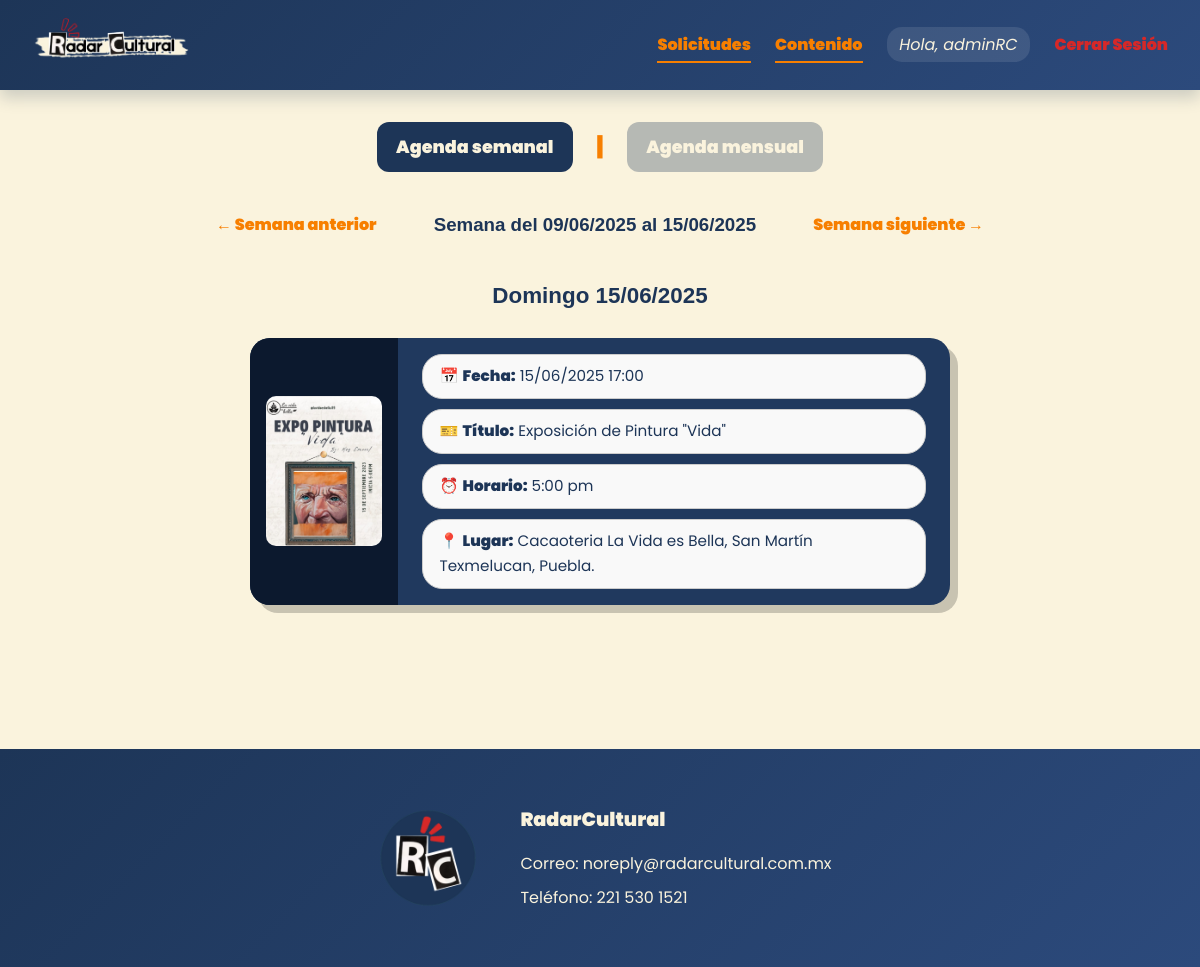
Screenshot of /agenda/ (signed in) with the database file from the repository.
### core/models.py (models this page shows, shortened)
class Usuario(AbstractUser):
    TIPO_USUARIO_CHOICES = [
        ('administrador', 'Administrador'),
        ('difusor', 'Difusor'),
        ('estudiante', 'Estudiante'),
        ('general', 'General'),
    ]
    tipo_usuario = models.CharField(max_length=20, choices=TIPO_USUARIO_CHOICES, default='general')
    recibir_novedades = models.BooleanField(default=False)
    fecha_registro = models.DateTimeField(auto_now_add=True)
    class Meta:
        db_table = 'usuarios'
        verbose_name = 'Usuario'
        verbose_name_plural = 'Usuarios'

class Evento(models.Model):
    difusor = models.ForeignKey(PerfilDifusor, on_delete=models.CASCADE, related_name='eventos')
    titulo = models.CharField(max_length=200)
    disciplina = models.ForeignKey(Disciplina, on_delete=models.SET_NULL, null=True)
    descripcion = models.TextField()
    imagen = models.ImageField(upload_to='eventos/')
    clasificacion_edad = models.CharField(max_length=20, choices=CLASIFICACION_EDAD_CHOICES)
    fecha_evento = models.DateTimeField()
    lugar = models.CharField(max_length=300)
    horario = models.CharField(max_length=100)
    precio = models.DecimalField(max_digits=10, decimal_places=2, default=0)
    es_gratuito = models.BooleanField(default=False)
    aprobado = models.BooleanField(default=False)
    fecha_creacion = models.DateTimeField(auto_now_add=True)
    fecha_actualizacion = models.DateTimeField(auto_now=True)
    class Meta:
        db_table = 'eventos'
        verbose_name = 'Evento'
        verbose_name_plural = 'Eventos'
        ordering = ['fecha_evento']

### core/views.py (the view)
# urls.py: path('agenda/', views.agenda, name='agenda'),
def agenda(request, year=None, month=None, day=None):
    if year and month and day:
        try:
            fecha_seleccionada = date(int(year), int(month), int(day))
        except ValueError:
            fecha_seleccionada = timezone.now().date()
    else:
        fecha_seleccionada = timezone.now().date()
    inicio_semana = fecha_seleccionada - timedelta(days=fecha_seleccionada.weekday())
    fin_semana = inicio_semana + timedelta(days=6)
    eventos_semana = Evento.objects.filter(
        aprobado=True,
        fecha_evento__date__gte=inicio_semana,
        fecha_evento__date__lte=fin_semana
    ).order_by('fecha_evento')
    semana_anterior = inicio_semana - timedelta(days=7)
    semana_siguiente = inicio_semana + timedelta(days=7)
    context = {
        'eventos_semana': eventos_semana,
        'inicio_semana': inicio_semana,
        'fin_semana': fin_semana,
        'vista': 'semanal',
        'year': fecha_seleccionada.year,
        'month': fecha_seleccionada.month,
        'prev_day': semana_anterior.day,
        'prev_month': semana_anterior.month,
        'prev_year': semana_anterior.year,
        'next_day': semana_siguiente.day,
        'next_month': semana_siguiente.month,
        'next_year': semana_siguiente.year,
    }
    return render(request, 'services/agenda.html', context)

### templates/services/agenda.html (shortened to what this page needs)
{% extends "base.html" %}
{% load static %}
{% block extrahead %}
<link rel="stylesheet" type="text/css" href="{% static 'css/agenda.css' %}">
{% endblock %}
{% block content %}
<div class="agenda-switch">
    <a href="{% url 'agenda' %}" class="agenda-btn {% if vista == 'mensual' %}inactive{% endif %}">Agenda semanal</a>
    <span class="agenda-separator">|</span>
    <a href="{% url 'agenda_mes' year month %}" class="agenda-btn {% if vista == 'semanal' %}inactive{% endif %}">Agenda mensual</a>
</div>
    <div class="semana-navegacion">
        <a class="semana-btn" href="{% url 'agenda_fecha' prev_year prev_month prev_day %}">← Semana anterior</a>
        <h3>Semana del {{ inicio_semana|date:"d/m/Y" }} al {{ fin_semana|date:"d/m/Y" }}</h3>
        <a class="semana-btn" href="{% url 'agenda_fecha' next_year next_month next_day %}">Semana siguiente →</a>
    </div>
<div id="calendario-semanal">
        {% regroup eventos_semana by fecha_evento.date as eventos_por_dia %}
        {% for dia in eventos_por_dia %}
    <div class="agenda-dia">
        <div style="text-align: center;">
            <h3>{{ dia.grouper|date:"l d/m/Y" }}</h3>
            {% for evento in dia.list %}
        </div>
        <div class="tarjeta-agenda">
            <div class="agenda-foto">
                <img src="{{ evento.imagen.url }}" alt="Imagen del evento">
            </div>
            <div class="agenda-detalles">
                <div class="agenda-item">📅 <strong>Fecha:</strong> {{ evento.fecha_evento|date:"d/m/Y H:i" }}</div>
                <div class="agenda-item">🎫 <strong>Título:</strong> {{ evento.titulo }}</div>
                <div class="agenda-item">⏰ <strong>Horario:</strong> {{ evento.horario }}</div>
                <div class="agenda-item">📍 <strong>Lugar:</strong> {{ evento.lugar }}</div>
            </div>
        </div>
        {% endfor %}
    </div>
    {% empty %}
    <p>No hay eventos esta semana</p>
    {% endfor %}
</div>
{% endblock %}

### templates/base.html (shortened to what this page needs)
{% load static %}
<!DOCTYPE html>
<html lang="es">
<head>
    <link href="{% static 'css/base.css' %}?v={{ now|date:'U' }}" rel="stylesheet">
    <link href="{% static 'css/notifications.css' %}?v={{ now|date:'U' }}" rel="stylesheet">
    {% block extrahead %}{% endblock %}
</head>
<body>
    <nav class="navbar">
        <div class="navbar-left">
            <a class="navbar-left-a" href="{% url 'index' %}">
                <img id="navbar-logo" src="{% static 'images/logo.png' %}" alt="Logo">
            </a>
        </div>
        <div class="navbar-right">
            <ul>
                {% if user.is_authenticated %}
                    {% if user.tipo_usuario == 'administrador' %}
                        <li class="nav-admin"><a href="{% url 'admin_solicitudes' %}">Solicitudes</a></li>
                        <li class="nav-admin"><a href="{% url 'admin_contenido' %}">Contenido</a></li>
                    {% elif user.tipo_usuario == 'difusor' %}
                        <li class="nav-profile"><a href="{% url 'perfil_difusor' %}">Mi Perfil Difusor</a></li>
                    {% else %}
                        <li class="nav-profile"><a href="{% url 'perfil_usuario' %}">Mi Perfil</a></li>
                    {% endif %}
                    <li class="nav-username">Hola, {{ user.username }}</li>
                    <li class="nav-logout"><a href="{% url 'logout' %}">Cerrar Sesión</a></li>
                {% else %}
                    <li class="nav-login"><a href="{% url 'login' %}">Iniciar Sesión</a></li>
                    <li class="nav-register"><a href="{% url 'registro' %}">Registrarse</a></li>
                {% endif %}
            </ul>
        </div>
    </nav>
    <main class="container mt-4">
        {% block content %}{% endblock %}
    </main>
    <footer>
        <div class="footer-content">
            <div class="footer-logo-text">
                <img src="{% static 'images/logo_circle.png' %}" alt="" class="footer-logo">
                <div class="footer-text">
                    <p id="buap-text">RadarCultural </p>
                    <p>Correo: noreply@radarcultural.com.mx</p>
                    <p>Teléfono: 221 530 1521</p>
                </div>
            </div>
        </div>
    </footer>
</body>
</html>

### static/css/base.css (style rules this page uses)
:root { --red: #D62828; --orange: #F77F00; --green: #4CAF50; --navy: #1D3557; --cream: #FAF3DD; --dark-orange: #c65d00; --light-green: #81c784; --light-navy: #2c4a7c; --shadow-soft: 0 4px 6px rgba(29, 53, 87, 0.1); --shadow-strong: 0 8px 15px rgba(29, 53, 87, 0.2); --gradient-primary: linear-gradient(135deg, var(--navy), var(--light-navy)); --gradient-accent: linear-gradient(135deg, var(--orange), var(--dark-orange)); }
* { margin: 0; padding: 0; box-sizing: border-box; font-family: 'Poppins', sans-serif; }
body { font-family: 'Montserrat', sans-serif; background-color: var(--cream); background-image: url('../images/fondo 1.png'); color: var(--navy); line-height: 1.6; }
.navbar { background: var(--gradient-primary); padding: 1rem 2rem; position: sticky; top: 0; z-index: 1000; box-shadow: var(--shadow-strong); display: flex; justify-content: space-between; align-items: center; }
.navbar-left { flex: 0 0 auto; }
.navbar-left img { height: 50px; transition: transform 0.3s ease; }
.navbar-right { flex: 1; display: flex; justify-content: flex-end; }
.navbar-right ul { display: flex; gap: 1.5rem; list-style: none; align-items: center; }
.navbar-right a { color: var(--cream); text-decoration: none; font-weight: 500; position: relative; padding-bottom: 0.3rem; }
.navbar-right a::after { content: ''; position: absolute; bottom: 0; left: 0; width: 0; height: 2px; background: var(--orange); transition: width 0.3s ease; }
.nav-admin a { color: var(--orange); font-weight: bold; border-bottom: 2px solid var(--orange); }
.nav-username { color: var(--cream); font-style: italic; padding: 0.3rem 0.8rem; background: rgba(255, 255, 255, 0.1); border-radius: 15px; }
.nav-logout a { color: var(--red); font-weight: bold; transition: all 0.3s ease; }
.container { max-width: 1200px; margin: 0 auto; padding: 2rem; }
h1, h2, h3, h4, h5, h6 { margin-bottom: 1.5rem; font-family: 'Cocomat Pro', sans-serif; }
img { max-width: 100%; height: auto; border-radius: 10px; }
footer { background: var(--gradient-primary); color: var(--cream); padding: 3rem 2rem; margin-top: 4rem; }
.footer-content { max-width: 1200px; margin: 0 auto; display: flex; justify-content: center; align-items: center; gap: 2rem; }
.footer-logo-text { display: flex; align-items: center; gap: 2rem; }
.footer-logo { width: 120px; height: auto; }
.footer-text { list-style: none; text-align: left; }
.footer-text p { margin: 0.5rem 0; }
#buap-text { font-size: 1.2rem; font-weight: bold; margin-bottom: 1rem; }

### static/css/notifications.css (style rules this page uses)
:root { --exito: #3ab65c; --error: #bf333b; --info: #1898c0; --warning: #bc8c12; --exito-hover: #2d8a46; --error-hover: #992a30; --info-hover: #147fa0; --warning-hover: #9b7512; }
* { box-sizing: border-box; }

### static/css/agenda.css (style rules this page uses)
.agenda-dia { margin-bottom: 3rem; text-align: left; }
.agenda-dia h3 { font-size: 1.4rem; color: var(--navy); margin-bottom: 1.5rem; }
.tarjeta-agenda { display: flex; background: #20395e; border-radius: 20px; box-shadow: 8px 8px 0px rgba(0, 0, 0, 0.2); overflow: hidden; margin: 1rem auto; max-width: 700px; transition: transform 0.3s ease; }
.agenda-foto { flex: 0 0 130px; background-color: #0c192e; display: flex; justify-content: center; align-items: center; padding: 1rem; }
.agenda-foto img { max-width: 150px; max-height: 150px; border-radius: 10px; object-fit: cover; }
.agenda-detalles { flex: 1; padding: 1rem 1.5rem; display: flex; flex-direction: column; justify-content: center; gap: 0.6rem; }
.agenda-item { background-color: #f9f9f9; border-radius: 20px; padding: 0.6rem 1rem; font-size: 0.95rem; border: 1px solid #ccc; }
.agenda-switch { text-align: center; margin-bottom: 2rem; font-family: 'Poppins', sans-serif; display: flex; justify-content: center; align-items: center; gap: 1.5rem; }
.agenda-btn { background-color: var(--navy); color: var(--cream); padding: 0.7rem 1.2rem; border-radius: 12px; text-decoration: none; font-weight: 600; font-size: 1.1rem; transition: opacity 0.3s ease; }
.agenda-btn.inactive { opacity: 0.3; }
.agenda-separator { color: var(--orange); font-weight: bold; font-size: 1.5rem; }
.semana-navegacion { display: flex; justify-content: space-between; align-items: center; margin: 2rem auto; max-width: 800px; }
.semana-navegacion h3 { margin: 0; text-align: center; flex: 1; }
.semana-btn { background-color: transparent; color: var(--orange); border: none; font-weight: bold; font-size: 1rem; text-decoration: none; padding: 0.5rem 1rem; transition: color 0.3s ease; }

### rows the page displays
Usuario: username "adminRC"
Evento: imagen (picture), fecha_evento "15/06/2025 17:00", titulo "Exposición de Pintura \"Vida\"", horario "5:00 pm", lugar "Cacaoteria La Vida es Bella, San Martín Texmelucan, Puebla."

### other values shown
{{ inicio_semana|date:"d/m/Y" }} "09/06/2025"
{{ fin_semana|date:"d/m/Y" }} "15/06/2025"
{{ dia.grouper|date:"l d/m/Y" }} "Domingo 15/06/2025"
